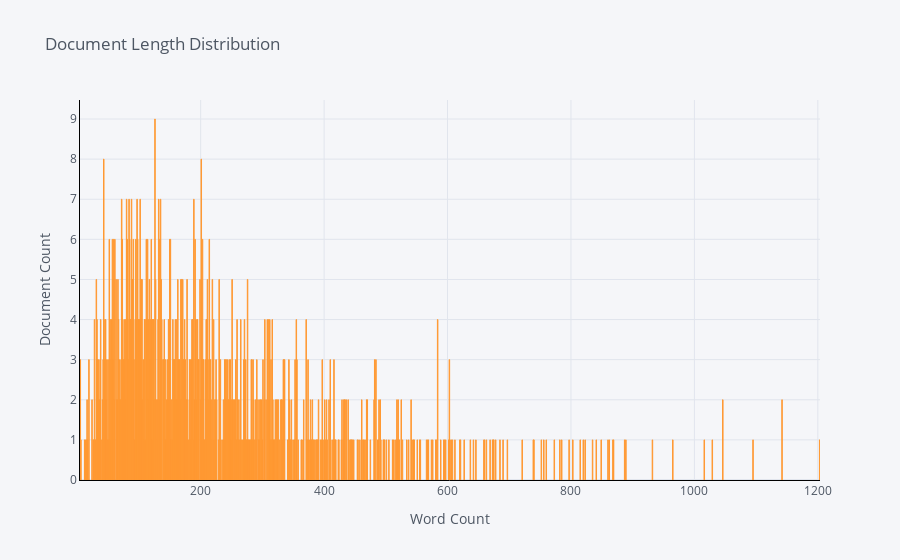

Notebook cell for this chart:
### Markdown cell above
Send one of the dataframes to the doc_length_plot function to get a bar plot showing the distribution of the corpus in terms of document length.

### Code cell
doc_length_plot(df)

### Figure 1 — Plotly figure (JSON) as saved in the notebook; plotly's stock layout.template omitted (floating-point values rounded to 4 significant figures; data arrays with more than 128 entries replaced by an {"elided": "..."} marker saying what was removed)
{"data": [{"marker": {"color": "rgba(255, 153, 51, 0.6)", "line": {"color": "rgba(255, 153, 51, 1.0)", "width": 1}}, "name": "count", "orientation": "v", "text": "", "type": "bar", "x": {"elided": "478 int values"}, "y": {"elided": "478 int values"}}], "layout": {"legend": {"bgcolor": "#F5F6F9", "font": {"color": "#4D5663"}}, "paper_bgcolor": "#F5F6F9", "plot_bgcolor": "#F5F6F9", "title": {"font": {"color": "#4D5663"}, "text": "Document Length Distribution"}, "xaxis": {"gridcolor": "#E1E5ED", "linecolor": "Black", "showgrid": true, "tickfont": {"color": "#4D5663"}, "title": {"font": {"color": "#4D5663"}, "text": "Word Count"}, "zerolinecolor": "#E1E5ED"}, "yaxis": {"gridcolor": "#E1E5ED", "linecolor": "Black", "showgrid": true, "tickfont": {"color": "#4D5663"}, "title": {"font": {"color": "#4D5663"}, "text": "Document Count"}, "zerolinecolor": "#E1E5ED"}}}
